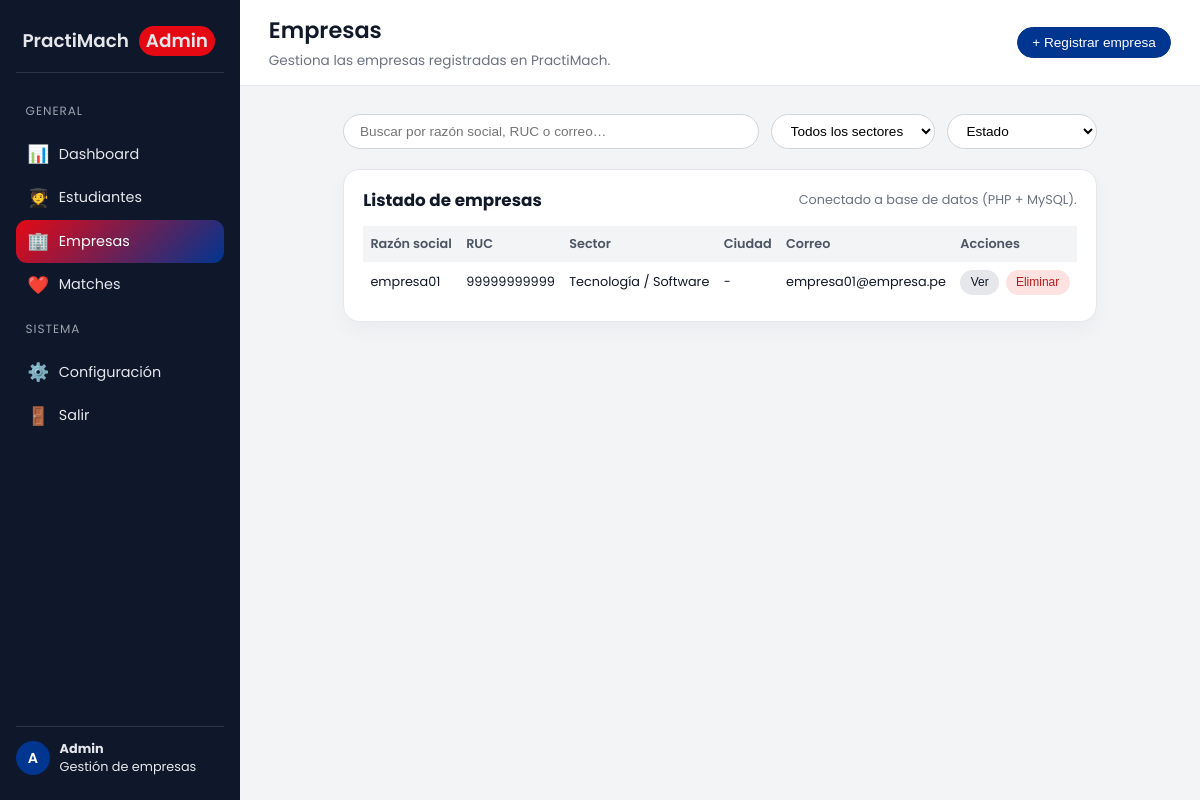
/admin_empresas.php, run on the app's committed database.
### tables this page shows
CREATE TABLE `empresas` (
  `id` int(11) NOT NULL,
  `razon_social` varchar(200) NOT NULL,
  `ruc` varchar(20) NOT NULL,
  `sector` varchar(100) DEFAULT NULL,
  `email` varchar(255) NOT NULL,
  `password` varchar(255) NOT NULL,
  `estado` enum('validada','revision','bloqueada') DEFAULT 'revision',
  `created_at` timestamp NOT NULL DEFAULT current_timestamp(),
  `updated_at` timestamp NOT NULL DEFAULT current_timestamp() ON UPDATE current_timestamp(),
  `foto` varchar(255) DEFAULT NULL,
  `descripcion` text DEFAULT NULL
);

### admin_empresas.php (the view, shortened to what this page needs)
<?php
require_once 'config/config/conexion.php';
$sql = "SELECT * FROM empresas ORDER BY created_at DESC";
$result = $mysqli->query($sql);
?>
<!DOCTYPE html>
<html lang="es">
<head>
</head>
<body>
<div class="admin-layout">
  <aside class="sidebar">
    <div class="sidebar-logo">
      <span>PractiMach</span>
      <span class="sidebar-logo-badge">Admin</span>
    </div>
    <div class="sidebar-menu">
      <div class="sidebar-section-title">General</div>
      <a href="dashboard_admin.php" class="sidebar-link">
        <span class="icon">📊</span>
        <span>Dashboard</span>
      </a>
      <a href="admin_estudiantes.php" class="sidebar-link">
        <span class="icon">🧑‍🎓</span>
        <span>Estudiantes</span>
      </a>
      <a href="admin_empresas.php" class="sidebar-link active">
        <span class="icon">🏢</span>
        <span>Empresas</span>
      </a>
      <a href="admin_matches.php" class="sidebar-link">
        <span class="icon">❤️</span>
        <span>Matches</span>
      </a>
      <div class="sidebar-section-title">Sistema</div>
      <a href="admin_config.php" class="sidebar-link">
        <span class="icon">⚙️</span>
        <span>Configuración</span>
      </a>
      <a href="logout.php" class="sidebar-link">
        <span class="icon">🚪</span>
        <span>Salir</span>
      </a>
    </div>
    <div class="sidebar-footer">
      <div class="sidebar-avatar">A</div>
      <div class="sidebar-footer-text">
        <strong>Admin</strong>
        <span>Gestión de empresas</span>
      </div>
    </div>
  </aside>
  <div class="main">
    <header class="topbar">
      <div class="topbar-title">
        <h1>Empresas</h1>
        <span>Gestiona las empresas registradas en PractiMach.</span>
      </div>
      <div class="topbar-actions">
        <button class="btn-primary">+ Registrar empresa</button>
      </div>
    </header>
    <main class="content">
      <div class="filters-row">
        <input type="text" class="input-search" placeholder="Buscar por razón social, RUC o correo…">
        <select class="select-filter">
          <option value="">Todos los sectores</option>
        </select>
        <select class="select-filter">
          <option value="">Estado</option>
        </select>
      </div>
      <section class="block">
        <div class="block-header">
          <h2>Listado de empresas</h2>
          <span>Conectado a base de datos (PHP + MySQL).</span>
        </div>
        <table class="block-table">
          <thead>
            <tr>
              <th>Razón social</th>
              <th>RUC</th>
              <th>Sector</th>
              <th>Ciudad</th>
              <th>Correo</th>
              <th>Acciones</th>
            </tr>
          </thead>
          <tbody>
            <?php if ($result && $result->num_rows > 0): ?>
              <?php while($row = $result->fetch_assoc()): ?>
                <?php
                  $logo_path = "assets/img/default-company.png";
                ?>
                <tr>
                  <td><?php echo htmlspecialchars($row['razon_social']); ?></td>
                  <td><?php echo htmlspecialchars($row['ruc']); ?></td>
                  <td><?php echo htmlspecialchars($row['sector']); ?></td>
                  <td>-</td>
                  <td><?php echo htmlspecialchars($row['email']); ?></td>
                  <td>
                    <div class="table-actions">
                      <button
                        type="button"
                        class="btn-table btn-ver"
                        data-id="<?php echo (int)$row['id']; ?>"
                        data-razon="<?php echo htmlspecialchars($row['razon_social']); ?>"
                        data-ruc="<?php echo htmlspecialchars($row['ruc']); ?>"
                        data-sector="<?php echo htmlspecialchars($row['sector']); ?>"
                        data-email="<?php echo htmlspecialchars($row['email']); ?>"
                        data-estado="<?php echo htmlspecialchars($row['estado']); ?>"
                        data-foto="<?php echo htmlspecialchars($logo_path); ?>"
                      >
                        Ver
                      </button>
                      <button
                        type="button"
                        class="btn-table btn-eliminar"
                        data-id="<?php echo (int)$row['id']; ?>"
                        data-razon="<?php echo htmlspecialchars($row['razon_social']); ?>"
                      >
                        Eliminar
                      </button>
                    </div>
                  </td>
                </tr>
              <?php endwhile; ?>
            <?php else: ?>
              <tr><td colspan="6" style="text-align:center; padding: 2rem;">No hay empresas registradas aún.</td></tr>
            <?php endif; ?>
          </tbody>
        </table>
      </section>
    </main>
  </div>
</div>
</body>
</html>

### admin_empresas.php (style rules this page uses)
*, *::before, *::after { box-sizing: border-box; }
body { margin: 0; font-family: "Poppins", sans-serif; background: #f3f4f6; color: #111827; }
.admin-layout { display: flex; min-height: 100vh; }
.sidebar { width: 240px; background: #0f172a; color: #e5e7eb; display: flex; flex-direction: column; padding: 1rem 1rem 1.5rem 1rem; }
.sidebar-logo { display: flex; align-items: center; gap: .6rem; padding: .6rem .4rem 1rem .4rem; border-bottom: 1px solid rgba(55,65,81,0.7); margin-bottom: 1rem; }
.sidebar-logo span { font-size: 1.15rem; font-weight: 600; }
.sidebar-logo-badge { font-size: .75rem; background: #e50914; padding: .1rem .45rem; border-radius: 999px; font-weight: 500; }
.sidebar-menu { flex: 1; }
.sidebar-section-title { font-size: .75rem; text-transform: uppercase; letter-spacing: .08em; color: #9ca3af; padding: .4rem .6rem; margin-top: .4rem; margin-bottom: .4rem; }
.sidebar-link { display: flex; align-items: center; gap: .6rem; padding: .55rem .7rem; border-radius: .7rem; cursor: pointer; font-size: .9rem; color: #e5e7eb; text-decoration: none; transition: background .2s, color .2s, transform .1s; }
.sidebar-link span.icon { font-size: 1.1rem; }
.sidebar-link.active { background: linear-gradient(135deg, #e50914, #003590); color: #fff; }
.sidebar-footer { border-top: 1px solid rgba(55,65,81,0.7); padding-top: .8rem; margin-top: .5rem; display: flex; align-items: center; gap: .6rem; }
.sidebar-avatar { width: 34px; height: 34px; border-radius: 50%; background: #003590; display: flex; justify-content: center; align-items: center; font-size: .9rem; font-weight: 600; color: #fff; }
.sidebar-footer-text { font-size: .8rem; }
.sidebar-footer-text strong { display: block; }
.main { flex: 1; display: flex; flex-direction: column; background: #f3f4f6; }
.topbar { background: #ffffff; border-bottom: 1px solid #e5e7eb; padding: .8rem 1.8rem; display: flex; justify-content: space-between; align-items: center; gap: 1rem; flex-wrap: wrap; }
.topbar-title h1 { margin: 0; font-size: 1.4rem; font-weight: 600; }
.topbar-title span { font-size: .85rem; color: #6b7280; }
.topbar-actions { display: flex; gap: .75rem; flex-wrap: wrap; }
.btn-primary { border-radius: 999px; border: 1px solid #003590; padding: .45rem .9rem; font-size: .85rem; cursor: pointer; background: #003590; color: #fff; display: flex; align-items: center; gap: .35rem; }
.content { max-width: 1100px; margin: 1.8rem auto 2.2rem auto; padding: 0 1.5rem; }
.filters-row { display: flex; gap: .75rem; flex-wrap: wrap; margin-bottom: 1.2rem; }
.input-search { flex: 1; min-width: 220px; border-radius: 999px; border: 1px solid #d1d5db; padding: .5rem 1rem; font-size: .85rem; outline: none; }
.select-filter { border-radius: 999px; border: 1px solid #d1d5db; padding: .5rem .9rem; font-size: .85rem; background: #fff; min-width: 150px; }
.block { background: #ffffff; border-radius: 16px; border: 1px solid #e5e7eb; box-shadow: 0 8px 20px rgba(15,23,42,0.04); padding: 1.1rem 1.2rem; }
.block-header { display: flex; justify-content: space-between; align-items: center; margin-bottom: .8rem; gap: .5rem; flex-wrap: wrap; }
.block-header h2 { margin: 0; font-size: 1.05rem; }
.block-header span { font-size: .8rem; color: #6b7280; }
.block-table { width: 100%; border-collapse: collapse; font-size: .8rem; }
.block-table thead { background: #f3f4f6; }
.block-table th, .block-table td { padding: .55rem .45rem; text-align: left; }
.block-table th { font-weight: 600; color: #4b5563; }
.table-actions { display: flex; gap: .4rem; }
.btn-table { border-radius: 999px; border: none; padding: .32rem .65rem; font-size: .75rem; cursor: pointer; }
.btn-ver { background: #e5e7eb; color: #111827; }
.btn-eliminar { background: #fee2e2; color: #b91c1c; }

### data on the page
empresas: razon_social "empresa01", ruc "99999999999", sector "Tecnología / Software", email "empresa01@empresa.pe"
